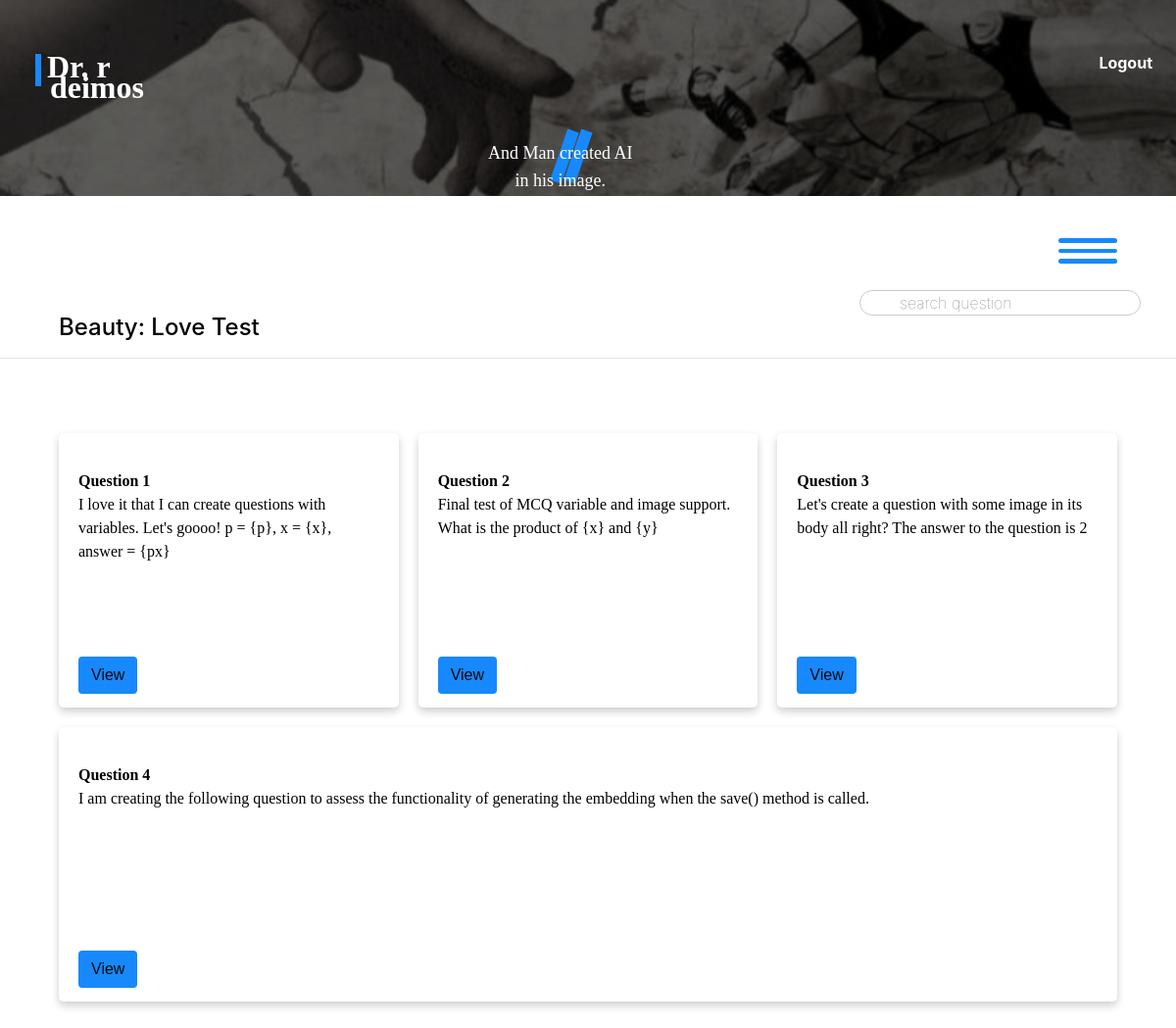
Page /deimos/courses/14/assignments/8 (signed in) on the committed database.
### phobos/models.py (models this page shows, shortened)
class Assignment(models.Model):
    name = models.CharField(max_length=30)
    course = models.ForeignKey(Course, on_delete=models.CASCADE, related_name="assignments")
    timestamp = models.DateTimeField(auto_now_add=True)
    due_date = models.DateTimeField(blank=True, null=True)
    assigned_date = models.DateTimeField(blank=True, null=True)
    difficulty_level = models.CharField(
        max_length=10,
        choices=DifficultyChoices.choices,
        default=DifficultyChoices.MEDIUM,
    )
    category = models.CharField(max_length=25, choices=AssignmentChoices.choices,
                                 default = AssignmentChoices.HOMEWORK)

class Course(models.Model):
    name = models.CharField(max_length=100, blank=False, null=False)
    description = models.CharField(max_length=400, default="No description")
    subject = models.CharField(max_length=100,
                                choices=SubjectChoices.choices,
                                default=SubjectChoices.PHYSICS)
    number_of_students = models.IntegerField(blank=True, null=True)
    difficulty_level = models.CharField(
        max_length=10,
        choices=DifficultyChoices.choices,
        default=DifficultyChoices.MEDIUM,
    )
    professors = models.ManyToManyField('Professor', related_name='courses')
    topics = models.ManyToManyField('Topic', related_name='courses')
    timestamp = models.DateTimeField(auto_now_add=True)
    image = models.ImageField(upload_to='phobos/images/course_covers', blank=True, null=True)

class Question(models.Model):
    number = models.CharField(blank=False, null=False, max_length=5)
    text = models.TextField(max_length= 2000, null=False, blank=False)
    assignment = models.ForeignKey(Assignment, null=True, on_delete=models.CASCADE, \
                                   related_name="questions")
    category = models.CharField(max_length=50, null=True, blank=True)
    topic = models.ForeignKey(Topic, on_delete=models.SET_NULL, null=True, blank=True)
    sub_topic = models.ForeignKey(SubTopic, on_delete=models.SET_NULL, null=True, blank=True)
    num_points = models.IntegerField(default=10, validators=[MinValueValidator(0), MaxValueValidator(15)]) # Add lower and upper bound.
    parent_question = models.ForeignKey('self', on_delete=models.CASCADE, null=True, \
                                        blank=True, related_name='sub_questions')
    timestamp = models.DateTimeField(auto_now_add=True)
    difficulty_level = models.CharField(
        max_length=10,
        choices=DifficultyChoices.choices,
        default=DifficultyChoices.MEDIUM,
    )
    answer_type = models.CharField(
        max_length = 30,
        choices = QuestionChoices.choices,
        default = QuestionChoices.STRUCTURAL_TEXT
    )
    max_num_attempts = models.IntegerField(default=5)
    answer = models.CharField(max_length=1000, null=True, blank=True) # TODO: delete this attribute.
    deduct_per_attempt = models.FloatField(default=0.05, blank=True, null=True)
    margin_error = models.FloatField(default=0.03, blank=True, null=True)
    due_date = models.DateTimeField(null=True, blank=True)
    embedding = models.JSONField(null=True, blank=True)  # Field to store encoded representation for search

### deimos/views.py (the view)
@login_required(login_url='astros:login')
def assignment_management(request, assignment_id, course_id=None):
    student = get_object_or_404(Student, pk = request.user.pk)
    assignment = get_object_or_404(Assignment, pk = assignment_id)
    assignment_student, created = AssignmentStudent.objects.get_or_create(student = student, assignment=assignment)
    assignment_student.save()
    """
    is_assigned = AssignmentStudent.objects.filter(student=student, assignment=assignment).exists()
    if not is_assigned:
        return HttpResponseForbidden('You have not be assigned this assignment.')

    """
    questions = Question.objects.filter(assignment = assignment)
    context = {
        "questions": questions,
        "assignment": assignment
    }
    return render(request, "deimos/assignment_management.html", context)

### deimos/templates/deimos/assignment_management.html (shortened to what this page needs)
{% extends 'deimos/layout.html' %}
{% load static %}
{% block body%}
<form action="{% url 'deimos:search_question' %}" method="post" id="search-form">
    <div id="sf-container">
        <input  id="search-field" type="text" name="search_question" placeholder="search question"/>
    </div>
</form>
    <br/>
    <br/>
    <h4>{{assignment.course.name}}: {{assignment.name}}</h4><hr/>
    <ul class="courses course-list">
        {% for question in questions %}
            {% include 'deimos/question_display.html' with question=question assignment_id=assignment.id course_id=assignment.course.id%}
        {% endfor %}
    </ul>
{% endblock %}

### deimos/templates/deimos/question_display.html (shortened to what this page needs)
<li class="question-li course-li" data-question-id="{{ question.id }}">
    <div class="course-section assigment-section">
        <div class="image-container">
        </div>
        <div class="c-text q-text">
            <span class="c-name"><strong>Question {{question.number}}</strong>
            <p class="c-description">{% if question.text|length > 147 %}
                {{ question.text|safe|slice:":147" }}...
            {% else %}
                {{ question.text|safe }}
            {% endif %}</p><br/>
        </div>
    </div>
    <div class="edit-section il">{% csrf_token %}
        <div><a href="{% url 'deimos:answer_question' assignment_id=assignment_id course_id=course_id question_id=question.id%}">
            <button class="btn edit-btn co" data-question-id="{{ question.id}}">View</button></div></a>
    </div>
</li>

### deimos/static/deimos/css/style.css (style rules this page uses)
body.body { background-color: white !important; color:black; padding:0%; }
ul.courses { padding: 5%; }
form { width: 100%; }
#search-field { position: absolute; margin-top: 3vh !important; right: 3vw ; border-radius: 20px !important; border: 1px solid #ccc !important; padding-left: 40px !important; transition: box-shadow 0.3s ease, height 0.5s ease, width 0.5s ease !important; background-color: transparent !important; outline: none !important; font-weight: 100 !important; }
h4 { margin-left: 5%; }
li { list-style-type: none; }
.course-list { display: flex; flex-wrap: wrap; gap: 20px; }
.course-li { font-family:'Nebula', 'Times New Roman', Times, serif; flex: 1 0 calc(33.33% - 20px); height: 60vh; padding: 20px; border-radius: 5px; position:relative; background-color: white; box-shadow: 0 4px 8px rgba(0, 0, 0, 0.2); }
div.course-section { position: relative; height: 70%; }
div.image-container { position: absolute; top: 0; left: 0; height: 85%; width: 100%; overflow: hidden; }
div.c-text { position: absolute; top: 87%; height: 30%; }
.edit-section { bottom: 5%; position: absolute; }
.edit-btn { background-color: rgba(23, 137, 252, 1) !important; transition: background-color 0.2s !important; color: rgba(0,0,0,0.95) !important; font-weight:400 !important; font-family: 'Aileron', sans-serif; }
.question-li { height: 35vh; }
.q-text.c-text { top: 10%; }

### rows in the picture
Assignment: course.name "Beauty", name "Love Test"
Question: number "1", text "I love it that I can create questions with variables. Let's goooo! p = {p}, x = {x}, answer = {px}"
Question: number "2", text "Final test of MCQ variable and image support. What is the product of {x} and {y}"
Question: number "3", text "Let's create a question with some image in its body all right? The answer to the question is 2"
Question: number "4", text "I am creating the following question to assess the functionality of generating the embedding when the save() method is called."
